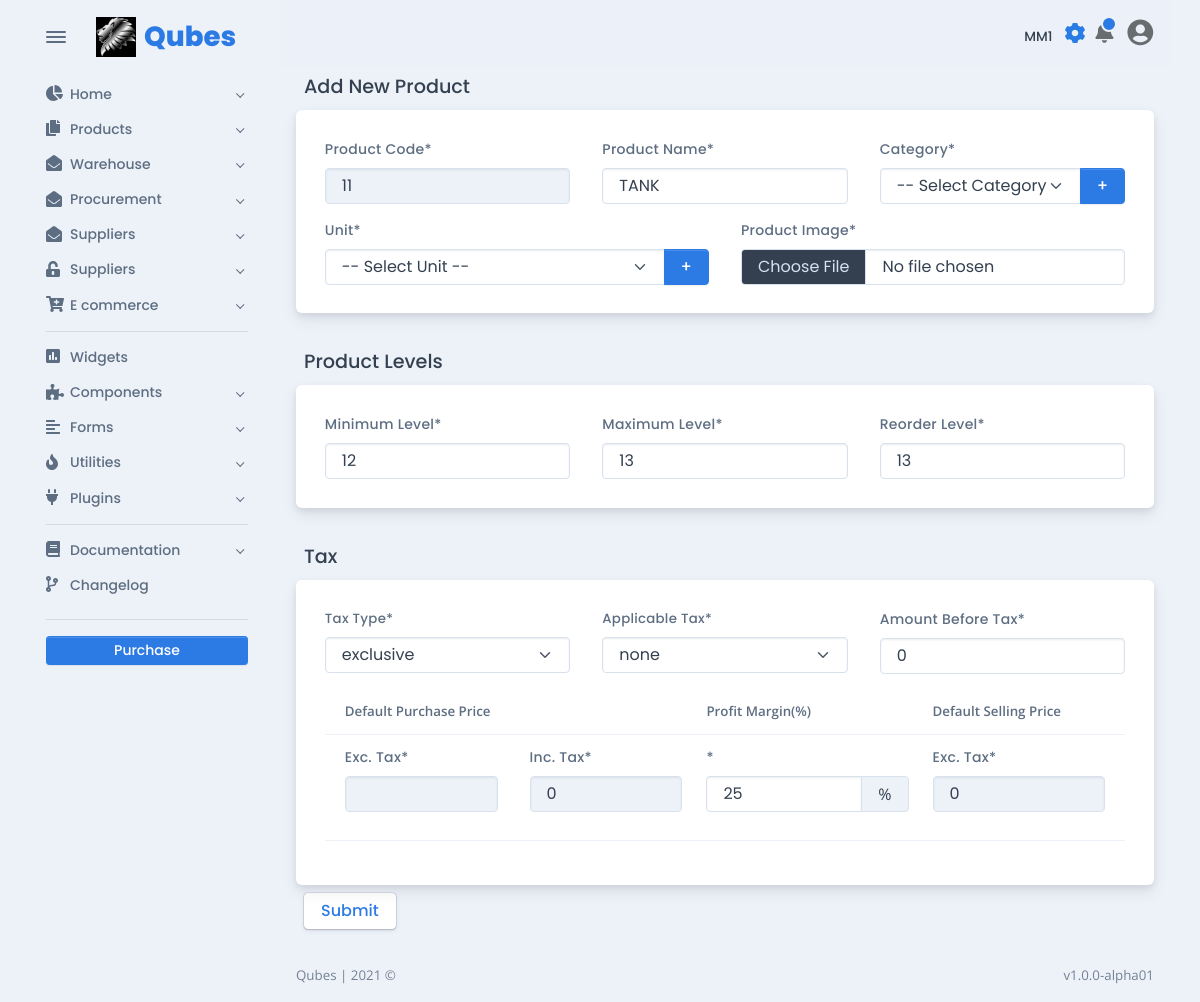
Page /products/edit_product.php?product_code=11 (signed in) on the committed database.
### tables this page shows
CREATE TABLE `tbl_product` (
  `product_code` bigint(254) NOT NULL,
  `product_name` varchar(100) NOT NULL,
  `product_unit` varchar(254) NOT NULL,
  `product_category` varchar(254) NOT NULL,
  `min_level` varchar(50) NOT NULL,
  `max_level` varchar(50) NOT NULL,
  `reorder` varchar(50) NOT NULL,
  `product_image` varchar(254) NOT NULL,
  `dsp_price` int(254) NOT NULL,
  `amount_before_tax` int(50) NOT NULL,
  `dpp_inc_tax` int(50) NOT NULL,
  `applicable_tax` int(50) NOT NULL,
  `profit_margin` int(50) NOT NULL,
  `user` varchar(50) NOT NULL
);

### products/edit_product.php (the view, shortened to what this page needs)
<!DOCTYPE html>
<html lang="en-US" dir="ltr">
<?php
include_once '../includes/dbconnect.php';
include '../includes/base_page/head.php';
$product_code = $_REQUEST['product_code'];
$query = "SELECT * FROM tbl_product WHERE product_code = '" . $product_code . "'";
$result = mysqli_query($conn, $query) or die(mysqli_error($conn));
$row = mysqli_fetch_assoc($result);
?>
<body>
  <main class="main" id="top">
    <div class="container" data-layout="container">
      <?php
      include '../includes/base_page/nav.php';
      ?>
      <div class="content">
        <?php
        include '../navbar-shared.php';
        ?>
        <h5 class="p-2">Add New Product</h5>
        <?php
        if (isset($_POST['new']) && $_POST['new'] == 1) {
          $product_code = $_REQUEST['product_code'];
          $product_name = $_REQUEST['product_name'];
          $product_unit = $_REQUEST['product_unit'];
          $product_category = $_REQUEST['product_category'];
          $min_level = $_REQUEST['min_level'];
          $max_level = $_REQUEST['max_level'];
          $reorder = $_REQUEST['reorder'];
          $product_image = $_REQUEST['product_image'];
          $dsp_price = $_REQUEST['dsp_price'];
          $amount_before_tax = $_REQUEST['amount_before_tax'];
          $dpp_inc_tax = $_REQUEST['dpp_inc_tax'];
          $applicable_tax = $_REQUEST['applicable_tax'];
          $profit_margin = $_REQUEST['profit_margin'];
          $product_supplier = $_REQUEST['product_supplier'];
          $update = "update tbl_product set product_name='" . $product_name . "' ,product_unit='" . $product_unit . "', product_category='" . $product_category . "', min_level='" . $min_level . "', max_level='" . $max_level . "', reorder='" . $reorder . "', product_image='" . $product_image . "', dsp_price='" . $dsp_price . "',amount_before_tax='" . $amount_before_tax . "', dpp_inc_tax='" . $dpp_inc_tax . "', applicable_tax='" . $applicable_tax . "', profit_margin='" . $profit_margin . "',product_supplier='" . $product_supplier . "' where product_code='" . $product_code . "'";
          mysqli_query($conn, $update) or die(mysqli_error());
          $status = "Record Updated Successfully. </br></br>
<a href='view-product-ui.php'>View Updated Record</a>";
          echo '<p style="color:#FF0000;">' . $status . '</p>';
        } else {
        ?>
          <form action="edit_product.php" method="post" name="edit_product" id="edit_product" enctype="multipart/form-data">
            <div class="card">
              <div class="card-body fs--1 p-4">
                <div class="row">
                  <div class="col">
                    <label class="form-label" for="product_code">Product Code*</label>
                    <input type="text" class="form-control" name="product_code" id="product_code" value="<?php echo $row['product_code']; ?>" readonly>
                  </div>
                  <div class="col">
                    <label class="form-label" for="product_name">Product Name*</label>
                    <input type="text" class="form-control" name="product_name" id="product_name" value="<?php echo $row['product_name']; ?>" required>
                  </div>
                  <div class="col">
                    <label class="form-label" for="product_category">Category*</label>
                    <div class="input-group">
                      <select class="form-select" name="product_category" id="product_category" value="<?php echo $row['product_category']; ?>" required>
                        <option value disabled selected>
                          -- Select Category --
                        </option>
                      </select>
                      <button type="button" class="btn btn-primary input-group-btn" data-toggle="modal" data-target="#addCategory">
                        +
                      </button>
                    </div>
                  </div>
                </div>
                <div class="row pt-3">
                  <div class="col">
                    <label class="form-label" for="product_unit">Unit*</label>
                    <div class="input-group">
                      <select class="form-select" name="product_unit" id="product_unit" value="<?php echo $row['product_unit']; ?>" required>
                        <option value disabled selected>
                          -- Select Unit --
                        </option>
                      </select>
                      <button type="button" class="btn btn-primary input-group-btn" data-toggle="modal" data-target="#addUnit">
                        +
                      </button>
                    </div>
                  </div>
                  <div class="col">
                    <label class="form-label" for="product_image">Product Image*</label>
                    <input class="form-control" id="product_image" name="product_image" value="<?php echo $row['product_image']; ?>" type="file" accept="image/*" required>
                  </div>
                </div>
              </div>
            </div>
            <h5 class="p-2 mt-4">Product Levels</h5>
            <div class="card">
              <div class="card-body fs--1 p-4">
                <div class="row">
                  <div class="col">
                    <label class="form-label" for="min_level">Minimum Level*</label>
                    <input type="number" class="form-control" name="min_level" id="min_level" value="<?php echo $row['min_level']; ?>" required>
                  </div>
                  <div class="col">
                    <label class="form-label" for="max_level">Maximum Level*</label>
                    <input type="number" class="form-control" name="max_level" id="max_level" value="<?php echo $row['max_level']; ?>" required>
                  </div>
                  <div class="col">
                    <label class="form-label" for="reorder">Reorder Level*</label>
                    <input type="number" class="form-control" name="reorder" id="reorder" value="<?php echo $row['reorder']; ?>" required>
                  </div>
                </div>
              </div>
            </div>
            <h5 class="p-2 mt-4">Tax</h5>
            <div class="card">
              <div class="card-body fs--1 p-4">
                <div class="row">
                  <div class="col">
                    <label for="tax_type">Tax Type*</label><br />
                    <select class="form-select" name="tax_type" id="tax_type" required onchange="calculatePrices();">
                      <option value="exclusive">exclusive</option>
                    </select>
                  </div>
                  <div class="col">
                    <label for="applicable_tax">Applicable Tax*</label><br />
                    <select class="form-select" name="applicable_tax" id="applicable_tax" required onchange="calculatePrices();">
                      <option value="0">none</option>
                    </select>
                  </div>
                  <div class="col">
                    <label class="form-label" for="amount_before_tax">Amount Before Tax*</label>
                    <input type="number" class="form-control" name="amount_before_tax" value="<?php echo $row['amount_before_tax']; ?>" id="amount_before_tax" required onchange="calculatePrices();">
                  </div>
                </div>
                <table class="table mt-3">
                  <thead>
                    <tr>
                      <th scope="col">Default Purchase Price</th>
                      <th scope="col">Profit Margin(%)</th>
                      <th scope="col">Default Selling Price</th>
                    </tr>
                  </thead>
                  <tbody>
                    <tr>
                      <td>
                        <div class="row">
                          <div class="col">
                            <label class="form-label" for="dpp_exc_tax">Exc. Tax*</label>
                            <input type="number" class="form-control" name="dpp_exc_tax" id="dpp_exc_tax" required readonly>
                          </div>
                          <div class="col">
                            <label class="form-label" for="dpp_inc_tax">Inc. Tax*</label>
                            <input type="number" class="form-control" name="dpp_inc_tax" id="dpp_inc_tax" value="<?php echo $row['dpp_inc_tax']; ?>" required readonly>
                          </div>
                      </td>
                      <td>
                        <label class="form-label" for="profit_margin">*</label>
                        <div class="input-group mb-3 col col-md-2">
                          <input type="number" class="form-control" name="profit_margin" aria-describedby="margin-percentage-label" value="25" id="profit_margin" required>
                          <span class="input-group-text" id="margin-percentage-label">%</span>
                        </div>
                      </td>
                      <td>
                        <label class="form-label" for="dsp_price">Exc. Tax*</label>
                        <input type="number" class="form-control" name="dsp_price" id="dsp_price" value="<?php echo $row['dsp_price']; ?>" required readonly>
                      </td>
                    </tr>
                  </tbody>
                </table>
              </div>
            </div>
            <input type="submit" class="btn btn-falcon-primary m-2" name="submit" id="submit" value="Submit">
          </form>
                  <?php } ?>
          <?php
          include '../includes/base_page/footer.php';
          ?>
</body>
</html>

### rows in the picture
tbl_product: product_code "11", product_name "TANK", min_level "12", max_level "13", reorder "13", amount_before_tax "0", dpp_inc_tax "0", dsp_price "0"

### other values in the picture
$_SESSION['branch'] "MM1"
